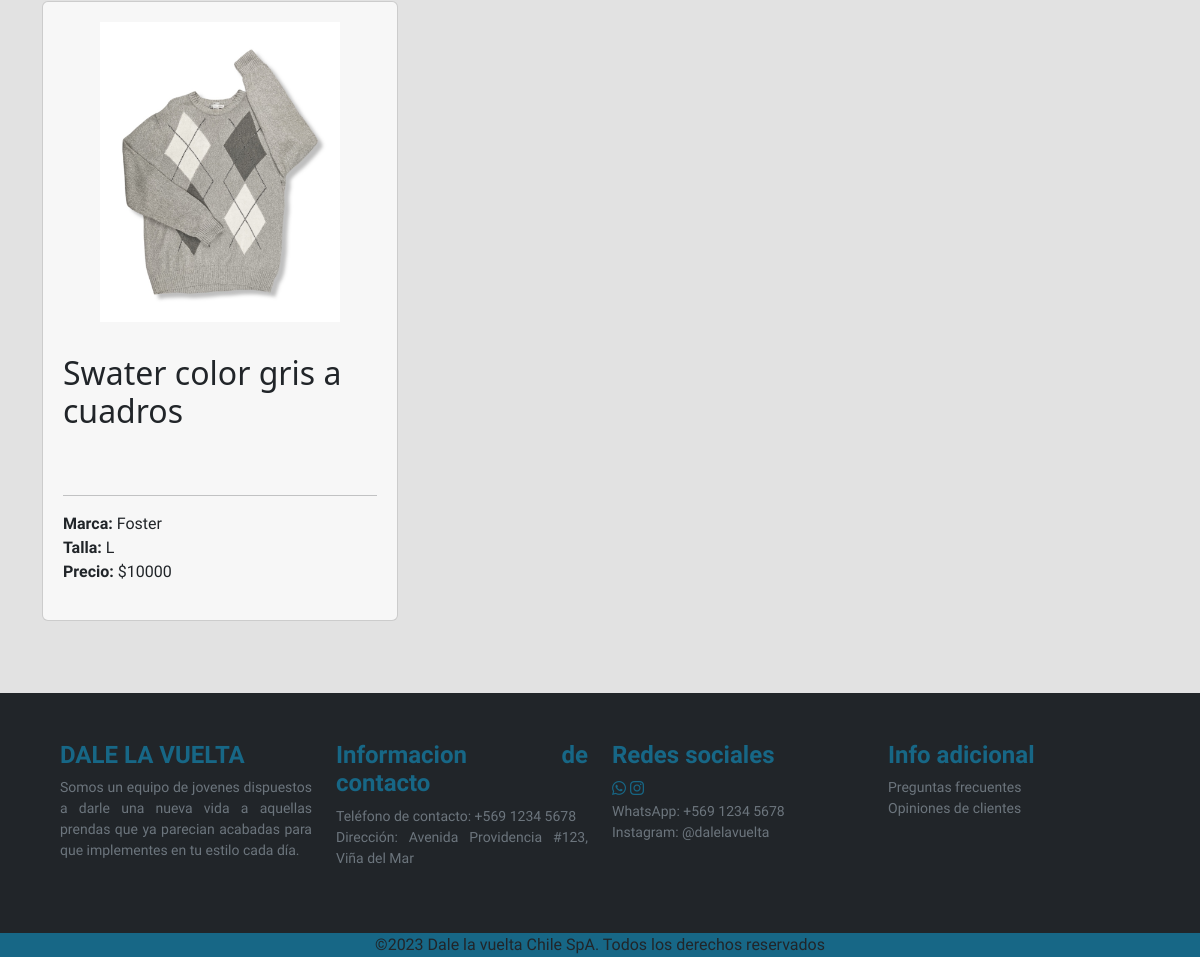
The page /hombre/ (lower part) on the database as committed earlier.
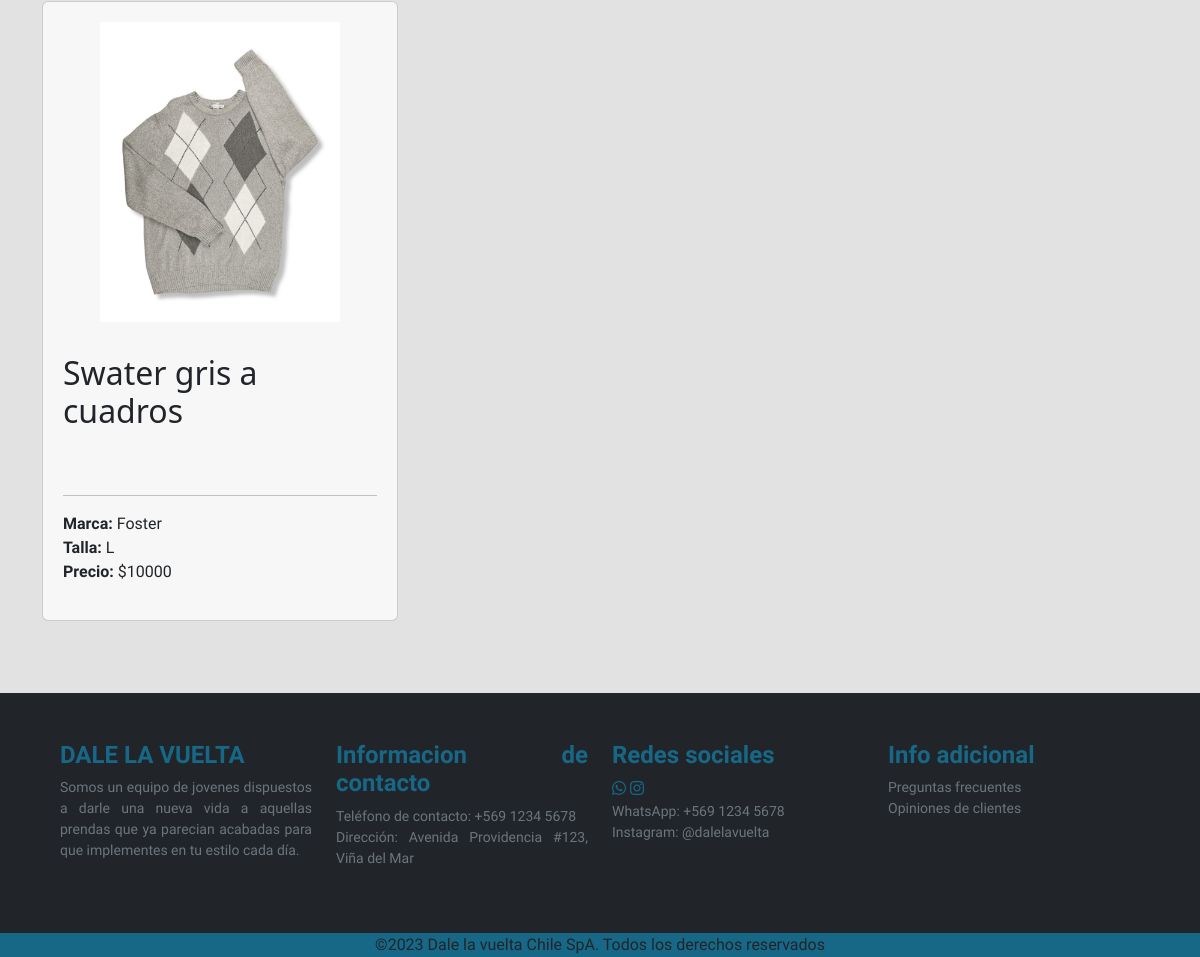
The same page on the database as committed later.
### venta/models.py (models this page shows, shortened)
class Producto(models.Model):
    id_producto     = models.BigAutoField(db_column='idProducto', primary_key=True)
    id_categoria    = models.ForeignKey('Categoria', on_delete=models.CASCADE, db_column='idCategoria')
    nombre          = models.CharField(max_length=25)
    marca           = models.CharField(max_length=25)
    descripcion     = models.CharField(max_length=200)
    talla           = models.CharField(max_length=4)
    precio          = models.IntegerField()
    stock           = models.IntegerField()
    imagen          = models.ImageField(upload_to='productos/', null=True)

### venta/views.py (the view)
# urls.py: path('hombre/',views.hombre_view,name='hombre'),
def hombre_view(request):
    prodHombre = Producto.objects.filter(id_categoria="1")
    context = {"productos":prodHombre}
    return render(request,"venta/hombre.html",context)

### venta/templates/venta/hombre.html (shortened to what this page needs)
{% load static %}
<!DOCTYPE html>
<html lang="es">
<head>
    <link href="https://cdn.jsdelivr.net/npm/bootstrap@5.3.0-alpha2/dist/css/bootstrap.min.css" rel="stylesheet">
    <link rel="stylesheet" href="{% static 'venta/css/style.css' %}">
</head>
<body>
    <section>
        <div class="container">
            <div class="row gy-4">
                {% for i in productos %}
                <div class="col-lg-4 col-md-6 col-sm-12">
                    <div class="producto card h-100 flex-column d-flex flex-grow-1">
                        <a href="{% url 'detalle' pk=i.id_producto %}"><img src="{{i.imagen.url}}" width="240" height="300"></a>
                        <br>
                        <h2 class="pt-2 ">{{i.nombre}}</h2>
                        <div class="mt-auto">
                            <hr>
                            <p class="mt-0 mb-0 fw-bold">Marca: <span class="fw-normal">{{i.marca}}</span></p>
                            <p class="mt-0 mb-0 fw-bold">Talla: <span class="fw-normal">{{i.talla}}</span></p>
                            <p class="mt-0 fw-bold">Precio: <span class="fw-normal">${{i.precio}}</span></p>
                        </div>
                    </div>
                </div>
                {% endfor %}
            </div>
        </div>
        <br>
        <br>
        <br>
        <footer id="fuente-footer" class="row p-5 ancho-total m-0">
            <div class="col-xs-12 col-md-6 col-lg-3">
                <h4 class="fw-bold">DALE LA VUELTA</h4>
                <p class="m-0 small text-secondary">Somos un equipo de jovenes dispuestos a darle una nueva vida a aquellas prendas que ya parecian acabadas para que implementes en tu estilo cada día.</p>
            </div>
            <div class="col-xs-12 col-md-6 col-lg-3">
                <h4 class="fw-bold">Informacion de contacto</h4>
                <p class="m-0 small text-secondary">Teléfono de contacto: +569 1234 5678</p>
                <p class="small text-secondary">Dirección: Avenida Providencia #123, Viña del Mar</p>
            </div>
            <div class="col-xs-12 col-md-6 col-lg-3">
                <h4 class="fw-bold">Redes sociales</h4>
                <i id="animacion" class="fa-brands fa-whatsapp pe-1 animacion"></i><i class="fa-brands fa-instagram animacion"></i>
                <p class="m-0 small text-secondary">WhatsApp: +569 1234 5678</p>
                <p class="small text-secondary">Instagram: @dalelavuelta</p>
            </div>
            <div class="col-xs-12 col-md-6 col-lg-3">
                <h4 class="fw-bold">Info adicional</h4>
                <p class="m-0 small text-secondary animacion">Preguntas frecuentes</p>
                <p class="small text-secondary animacion">Opiniones de clientes</p>
            </div>
        </footer>
        <div class="container-fluid text-center color-footer">
            <p class="m-0">©2023 Dale la vuelta Chile SpA. Todos los derechos reservados</p>
        </div>
    </section>
</body>
</html>

Rows that differ between the two databases and show on the page:
changed Producto "Foster": nombre "Swater color gris a cuadros" → "Swater gris a cuadros"
